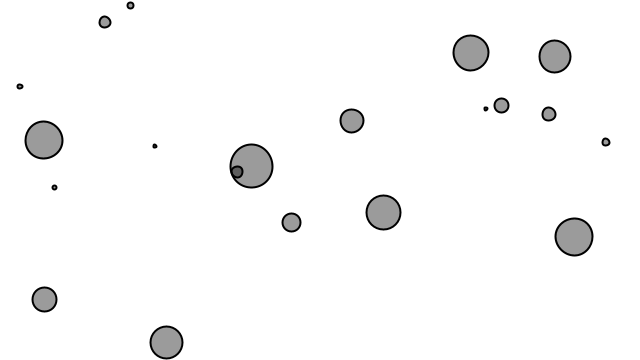
Frame 1 (no input)
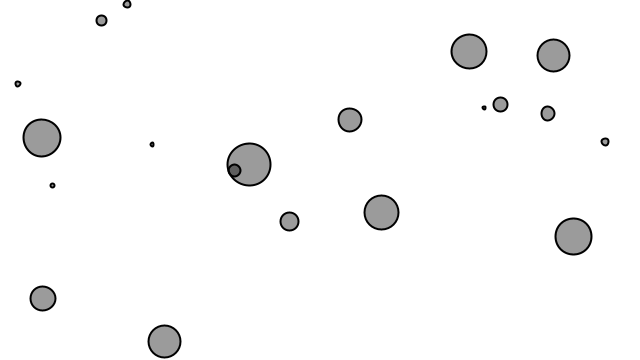
Frame 60 (the mouse pressed at the canvas centre just before this capture)
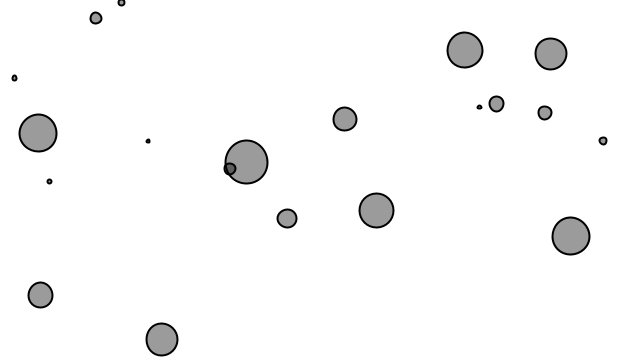
Frame 120 (the mouse held since frame 60 and released just before this capture)

The Processing sketch that drew these frames (run headless with seeded random() and noise(); from frame 60 on, the mouse is pressed at the canvas centre):

// Processing sketch: Exercise_2_10_Mouse_Attract_Repel_Each_Other
// ── Exercise_2_10_Mouse_Attract_Repel_Each_Other.pde
// The Nature of Code
// Daniel Shiffman
// http://natureofcode.com

Mover[] movers = new Mover[20];

float g = 0.4;

void setup() {
  size(640,360);
  for (int i = 0; i < movers.length; i++) {
    movers[i] = new Mover(random(0.1,2),random(width),random(height)); 
  }
}

void draw() {
  background(255);


  for (int i = 0; i < movers.length; i++) {
    movers[i].chaseMouse();
    for (int j = 0; j < movers.length; j++) {
      if (i != j) {
        PVector force = movers[j].attract(movers[i]);
        movers[i].applyForce(force);
      }      
    }

    movers[i].update();
    movers[i].display();
  }

}
// ── Mover.pde
// The Nature of Code
// Daniel Shiffman
// http://natureofcode.com

class Mover {

  PVector position;
  PVector velocity;
  PVector acceleration;
  float mass;

  Mover(float m, float x, float y) {
    mass = m;
    position = new PVector(x, y);
    velocity = new PVector(0, 0);
    acceleration = new PVector(0, 0);
  }

  void applyForce(PVector force) {
    PVector f = PVector.div(force, mass);
    acceleration.add(f);
  }

  void update() {
    velocity.add(acceleration);
    position.add(velocity);
    acceleration.mult(0);
  }

  void display() {
    stroke(0);
    strokeWeight(2);
    fill(0, 100);
    ellipse(position.x, position.y, mass*24, mass*24);
  }

  PVector attract(Mover m) {
    return calculateForce(m.position, m.mass).mult(-0.1);
  }

  void chaseMouse() {
    PVector mousePosition = new PVector(mouseX, mouseY);
    applyForce(calculateForce(mousePosition, 2).mult(-1));
  }
  
  PVector calculateForce(PVector otherPosition, float otherMass) {
    PVector force = PVector.sub(position, otherPosition);             // Calculate direction of force
    float distance = force.mag();                                 // Distance between objects
    distance = constrain(distance, 5.0, 25.0);                             // Limiting the distance to eliminate "extreme" results for very close or very far objects
    force.normalize();                                            // Normalize vector (distance doesn't matter here, we just want this vector for direction

    float strength = (g * mass * otherMass) / (distance * distance); // Calculate gravitional force magnitude
    force.mult(strength);      // Get force vector --> magnitude * direction
    return force;
  }
}
